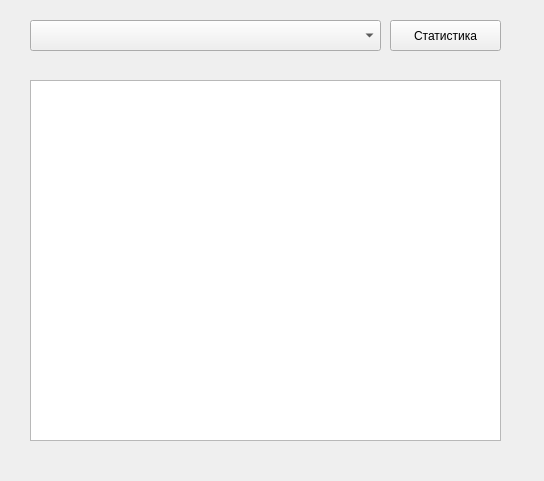
<?xml version="1.0" encoding="UTF-8"?>
<ui version="4.0">
 <class>stats_window</class>
 <widget class="QMainWindow" name="stats_window">
  <property name="geometry">
   <rect>
    <x>0</x>
    <y>0</y>
    <width>544</width>
    <height>481</height>
   </rect>
  </property>
  <property name="windowTitle">
   <string>Статистика</string>
  </property>
  <property name="windowIcon">
   <iconset>
    <normaloff>Лого.png</normaloff>Лого.png</iconset>
  </property>
  <widget class="QWidget" name="centralwidget">
   <property name="enabled">
    <bool>true</bool>
   </property>
   <widget class="QComboBox" name="comboBox">
    <property name="enabled">
     <bool>true</bool>
    </property>
    <property name="geometry">
     <rect>
      <x>30</x>
      <y>20</y>
      <width>351</width>
      <height>31</height>
     </rect>
    </property>
   </widget>
   <widget class="QPushButton" name="pushButton">
    <property name="geometry">
     <rect>
      <x>390</x>
      <y>20</y>
      <width>111</width>
      <height>31</height>
     </rect>
    </property>
    <property name="text">
     <string>Статистика</string>
    </property>
   </widget>
   <widget class="QListWidget" name="listWidget">
    <property name="geometry">
     <rect>
      <x>30</x>
      <y>80</y>
      <width>471</width>
      <height>361</height>
     </rect>
    </property>
    <property name="autoFillBackground">
     <bool>false</bool>
    </property>
   </widget>
  </widget>
 </widget>
 <resources/>
 <connections/>
</ui>
